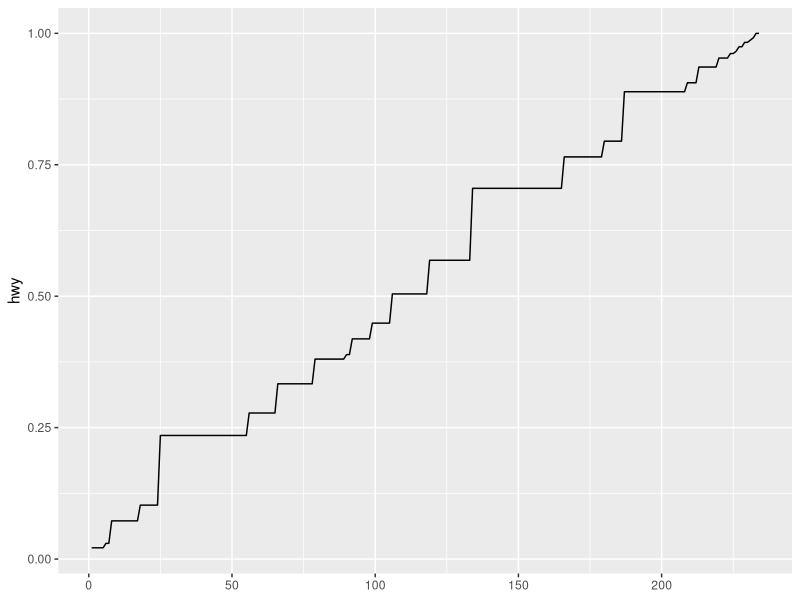
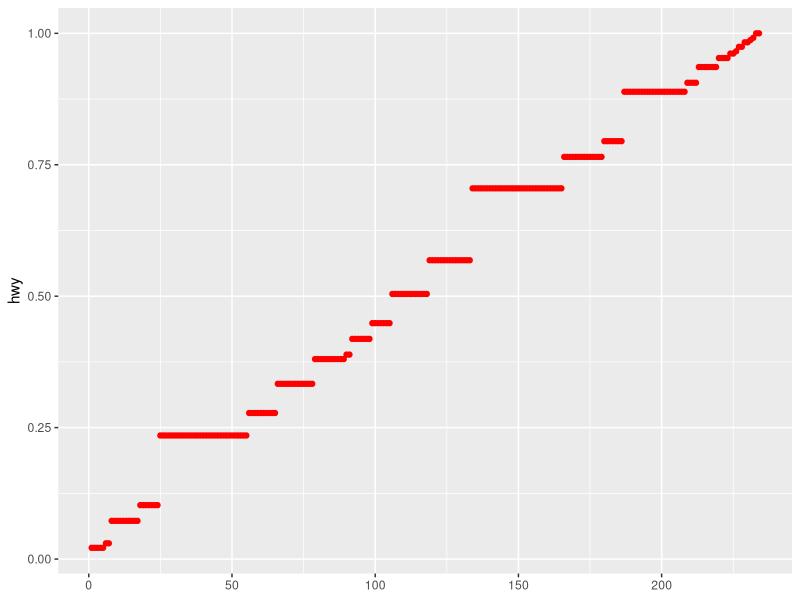
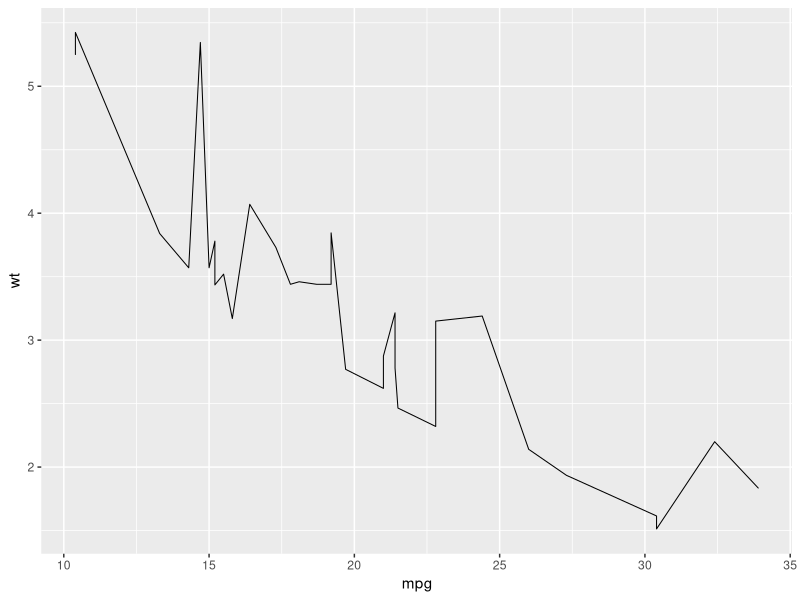
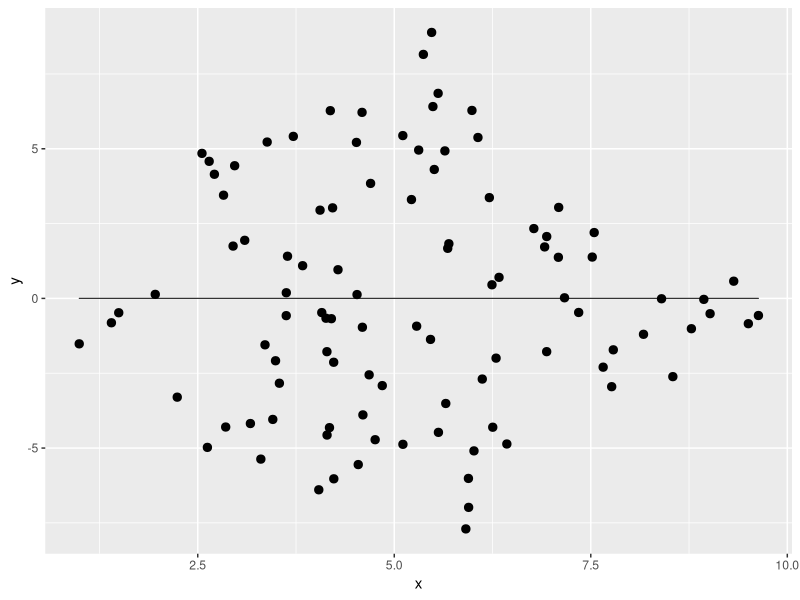
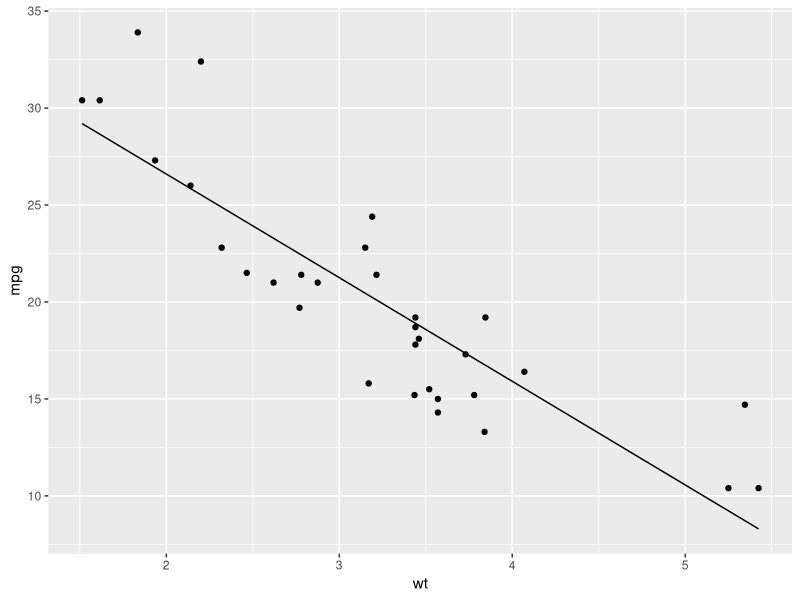
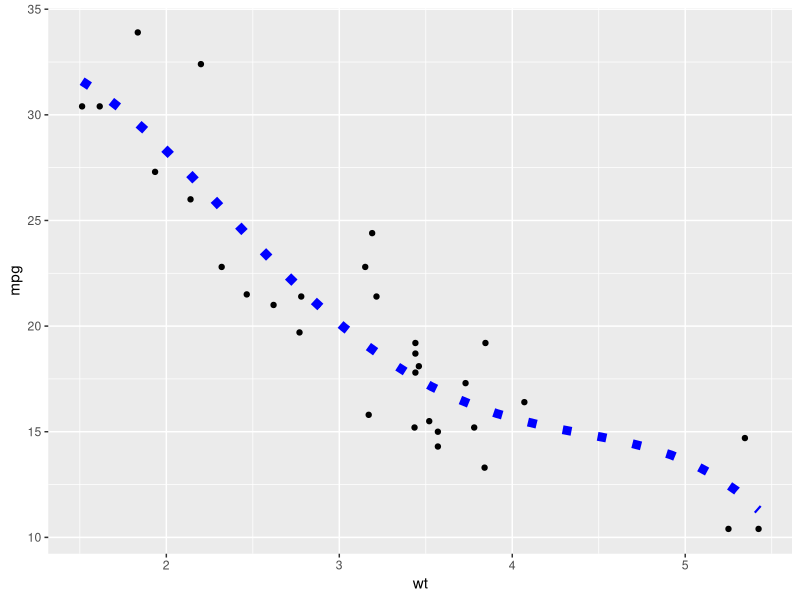
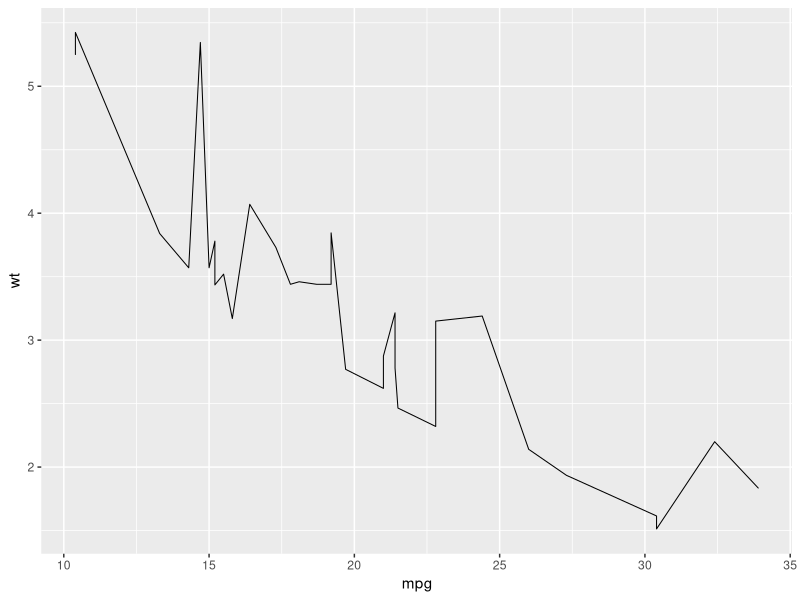

Write the R code that produced these figures, in order.
## ---- chunk 1
library(ggplot2)
library(grid)
## ---- chunk 2
G <- ggproto("G", # the name of the ggproto object
             NULL, # the inheritance type, typically `Stat` or `Geom`
             z = 1,
             double_z = function(self) {
               self$z <- self$z * 2
             }
    )

G$z
G$double_z()
G$double_z()
G$z
## ---- chunk 3
StatPercentile <- ggproto("StatPercentile", Stat,
                          
  compute_group = function(data, scales) {
    data <- data.frame(y = data$y)
    new_data <- data.frame(y = apply(data, 2, function(x) ecdf(x)(sort(x))))
    new_data$x <- 1:nrow(new_data)
    new_data
  },
  
  required_aes = c("y")
  
)

stat_percentile <- function(mapping = NULL, data = NULL, geom = "line",
                       position = "identity", na.rm = FALSE, show.legend = NA, 
                       inherit.aes = TRUE) {
  layer(
    stat = StatPercentile, data = data, mapping = mapping, geom = geom, 
    position = position, show.legend = show.legend, inherit.aes = inherit.aes,
    params = list(na.rm = na.rm)
  )
}

ggplot(mpg, aes(y = hwy)) +
  stat_percentile()
## ---- chunk 4
StatPercentile <- ggproto("StatPercentile", Stat,
                          
  compute_group = function(data, scales) {
    data <- data.frame(y = data$y)
    new_data <- data.frame(y = apply(data, 2, function(x) ecdf(x)(sort(x))))
    new_data$x <- 1:nrow(new_data)
    new_data
  },
  
  required_aes = c("y")
  
)

stat_percentile <- function(mapping = NULL, data = NULL, geom = "line",
                       position = "identity", na.rm = FALSE, show.legend = NA, 
                       inherit.aes = TRUE, ...) {
  layer(
    stat = StatPercentile, data = data, mapping = mapping, geom = geom, 
    position = position, show.legend = show.legend, inherit.aes = inherit.aes,
    params = list(na.rm = na.rm, ...)
  )
}

ggplot(mpg, aes(y = hwy)) +
  stat_percentile(color = "red", linetype = "dashed", geom = "point")
## ---- chunk 5
GeomSimpleLine <- ggproto("GeomSimpleLine", Geom,
  required_aes = c("x", "y"),
  default_aes = aes(shape = 19, colour = "black"),
  draw_key = draw_key_path,

  draw_panel = function(data, panel_params, coord) {
    
    data <- dplyr::arrange(data, x)
    
    coords <- coord$transform(data, panel_params)
    grid::linesGrob(
      x = unit(coords$x, "npc"), 
      y = unit(coords$y, "npc"),
      gp = grid::gpar(col = coords$colour)
    )
  }
)

geom_simple_line <- function(mapping = NULL, data = NULL, stat = "identity",
                              position = "identity", na.rm = FALSE, show.legend = NA, 
                              inherit.aes = TRUE, ...) {
  layer(
    geom = GeomSimpleLine, mapping = mapping,  data = data, stat = stat, 
    position = position, show.legend = show.legend, inherit.aes = inherit.aes,
    params = list(na.rm = na.rm)
  )
}

ggplot(mtcars, aes(mpg, wt)) +
  geom_simple_line()
## ---- chunk 6
StatDifference <- ggproto("StatDifference", Stat,
  compute_group = function(data, scales) {
    method1 <- (data$x + data$y)/2
    method2 <- data$x - data$y
    new_data <- data.frame(x = method1,
                           y = method2)
    new_data
  },
  
  required_aes = c("x", "y")
)
## ---- chunk 7
GeomSimpleDifference <- ggproto("GeomSimpleDifference", Geom,
  required_aes = c("x", "y"),
  default_aes = aes(shape = 20, color = "black"),
  draw_key = draw_key_point,
  
  draw_panel = function(data, panel_params, coord) {
    coords <- coord$transform(data, panel_params)
    gList(grid::pointsGrob(
      coords$x, coords$y,
      pch = coords$shape,
      gp = grid::gpar(col = coords$colour)
    ),
    grid::linesGrob(
      coords$x, mean(coords$y),
      gp = grid::gpar(col = coords$colour)
    ))
  }
  
)

geom_simple_diff <- function(mapping = NULL, data = NULL, stat = "difference",
                              position = "identity", na.rm = FALSE, show.legend = NA, 
                              inherit.aes = TRUE) {
  layer(
    geom = GeomSimpleDifference, mapping = mapping,  data = data, stat = stat, 
    position = position, show.legend = show.legend, inherit.aes = inherit.aes,
    params = list(na.rm = na.rm)
  )
}
## ---- chunk 8
set.seed(1)
data <- data.frame(x = runif(100, 0, 10),
                   y = runif(100, 0, 10))


ggplot(data, aes(x, y)) +
  geom_simple_diff()
## ---- chunk 9
new_data <- data.frame(y = mtcars$mpg)
    model <- lm(mpg ~ wt, data = mtcars)
    new_data$x <- predict(model, newdata = data.frame(wt = mtcars$wt))
    new_data
## ---- chunk 10
rng <- range(c(1,2,100))

?seq
data.frame(x = seq(rng[1], rng[2]))
## ---- chunk 11
StatLm <- ggproto("StatLm", Stat,
                          
  compute_group = function(data, scales) {
    rng <- range(data$x, na.rm = TRUE)
    new_data <- data.frame(x = seq(rng[1], rng[2], length.out = nrow(data)))
    
    model <- lm(y ~ x, data = data)
    
    new_data$y <- predict(model, newdata = data.frame(x = new_data$x))
    new_data
  },
  
  required_aes = c("x", "y")
  
)

stat_lm <- function(mapping = NULL, data = NULL, geom = "line",
                       position = "identity", na.rm = FALSE, show.legend = NA, 
                       inherit.aes = TRUE) {
  layer(
    stat = StatLm, data = data, mapping = mapping, geom = geom, 
    position = position, show.legend = show.legend, inherit.aes = inherit.aes,
    params = list(na.rm = na.rm)
  )
}
## ---- chunk 12
ggplot(mtcars, aes(x = wt, y = mpg)) +
  geom_point() +
  stat_lm()
## ---- chunk 13
StatLm <- ggproto("StatLm", Stat,
                          
  compute_group = function(data, scales, formula = y ~ x) {
    rng <- range(data$x, na.rm = TRUE)
    new_data <- data.frame(x = seq(rng[1], rng[2], length.out = nrow(data)))
    
    model <- lm(formula, data = data)
    
    new_data$y <- predict(model, newdata = data.frame(x = new_data$x))
    new_data
  },
  
  required_aes = c("x", "y")
  
)

stat_lm <- function(mapping = NULL, data = NULL, geom = "line",
                       position = "identity", na.rm = FALSE, show.legend = NA, 
                       inherit.aes = TRUE, ...) {
  layer(
    stat = StatLm, data = data, mapping = mapping, geom = geom, 
    position = position, show.legend = show.legend, inherit.aes = inherit.aes,
    params = list(na.rm = na.rm, ...)
  )
}
## ---- chunk 14
ggplot(mtcars, aes(x = wt, y = mpg)) +
  geom_point() +
  stat_lm(formula = y ~ poly(x, 4), color = "blue", linetype = "dotted", size = 3)
## ---- chunk 15
GeomSimpleHist <- ggproto("GeomSimpleHist", Geom,
  required_aes = c("x"),
  default_aes = aes(shape = 19, colour = "black"),
  draw_key = draw_key_path,

  draw_panel = function(data, panel_params, coord) {
    
    data <- dplyr::arrange(data, x)
    
    coords <- coord$transform(data, panel_params)
    grid::segmentsGrob(
      coords$x,
      gp = grid::gpar(col = coords$colour)
    )
  }
)

?draw_key
geom_simple_line <- function(mapping = NULL, data = NULL, stat = "identity",
                              position = "identity", na.rm = FALSE, show.legend = NA, 
                              inherit.aes = TRUE, ...) {
  layer(
    geom = GeomSimpleLine, mapping = mapping,  data = data, stat = stat, 
    position = position, show.legend = show.legend, inherit.aes = inherit.aes,
    params = list(na.rm = na.rm)
  )
}

ggplot(mtcars, aes(mpg, wt)) +
  geom_simple_line()
